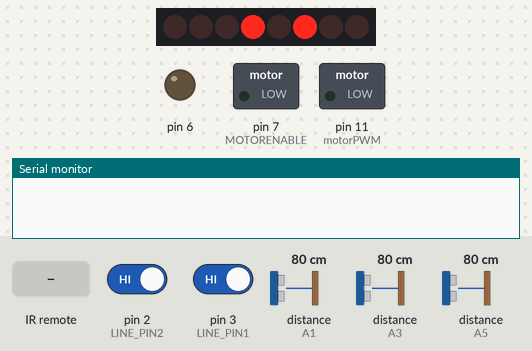
The sketch below on a simulated Arduino Uno, built with avr-gcc and run on an emulated ATmega328P. On the bench: 8 shift-register outputs drawn as a row of LEDs (first output left, lit = HIGH), switched loads named in the sketch (green lamp = pin HIGH), output pins drawn as LEDs (lit = HIGH), the last lines printed to the serial monitor. Wiring (inferred from the names in the program): shift register (74HC595): data pin 8; shift clock pin 4; latch pin 12. Wiring (inferred from the signals the program sends): row of LEDs: on Q0, Q1, Q2, Q3, Q4, Q5, Q6, Q7. Inputs (shaded band) come from the test bench; at power-on: distance to the obstacle (sensors on A3, A1, A5) 80 cm, pin 3 (LINE_PIN1) HIGH, pin 2 (LINE_PIN2) HIGH. The echo pulse lasts 58.3 µs per cm; pins used as bus, display or sensor lines are not drawn.

Above: at 1.2 s.
1.3 s: infrared code 0xFFFFFFFF received
3.8 s: distance to the obstacle (sensor on A3) set to 27 cm
6.8 s: distance to the obstacle (sensor on A3) set to 23 cm
At 8.0 s:
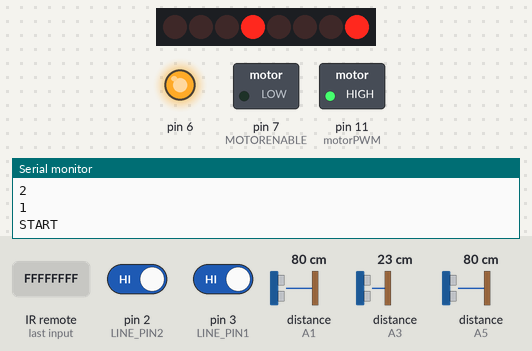
8.4 s: pin 3 (LINE_PIN1) driven LOW
At 8.7 s:
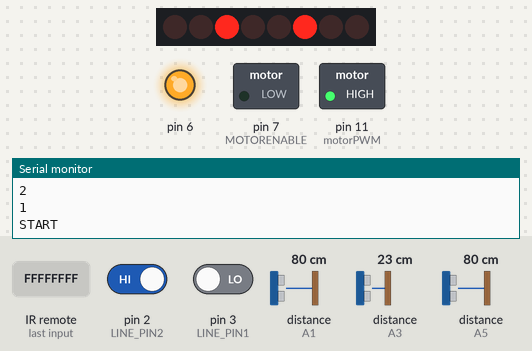
9.9 s: pin 2 (LINE_PIN2) driven LOW
At 11.1 s:
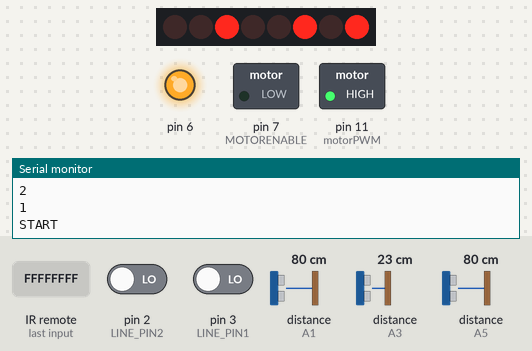
11.4 s: pin 2 (LINE_PIN2) driven HIGH
At 12.0 s:
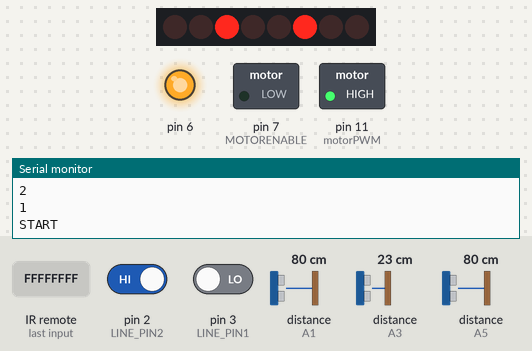
Timing chart, 0 to 13.9 s (numbered marks = the images above; inputs shaded):
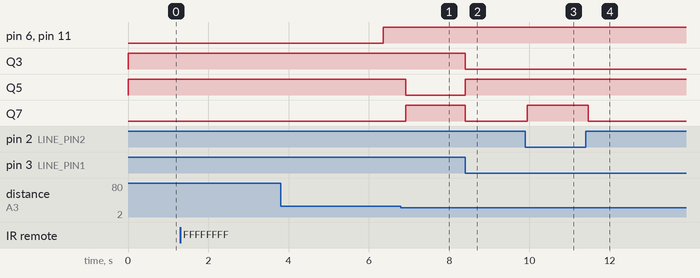

Measured:
- the behaviour switches between 26 and 25 cm on distance to the obstacle (sensor on A3) (found by bisection; images 0 and 1)
- after the input at 6.8 s, Q5: HIGH → LOW after 0.11 s; Q7: LOW → HIGH after 0.11 s
- after the input at 8.4 s, Q3, Q7: HIGH → LOW at once; Q5: LOW → HIGH at once
- after the input at 9.9 s, Q7: LOW → HIGH at once
- after the input at 11.4 s, Q7: HIGH → LOW after 0.06 s

The sketch:

sketch_sumo.ino
```cpp
#include <NewPing.h>
#include <IRremote.h>
#include <Servo.h>
#include "pinDefinitions.h"

NewPing sonar1(SONIC_TRIGGER1, SONIC_ECHO1, MAX_SONIC);
NewPing sonar2(SONIC_TRIGGER2, SONIC_ECHO2, MAX_SONIC);
NewPing sonar3(SONIC_TRIGGER3, SONIC_ECHO3, MAX_SONIC);
IRrecv  irrecv(IR_PIN);
decode_results ir1;

void setup() {
	irrecv.enableIRIn();
	pinMode(LINE_PIN1, INPUT_PULLUP);
	pinMode(LINE_PIN2, INPUT_PULLUP);
	pinMode(LED_STATUS, OUTPUT);
	attachInterrupt(digitalPinToInterrupt(LINE_PIN1), avoidFrontLeft, LOW);
	attachInterrupt(digitalPinToInterrupt(LINE_PIN2), avoidFrontRight, LOW);
	digitalWrite(LED_STATUS, LOW);
	Serial.begin(9600);
}

enum mode {
	ROAM,
	BACKOFF,
	ATTACK,
	FIND
};

mode state = ROAM;
byte onOff = 0;

#define sonarL sonar2
#define sonarR sonar3
#define sonarF sonar1

void loop() {
	if(irrecv.decode(&ir1)) {
		if(ir1.value == 4294967295) {
			if(onOff == 0) {
				Serial.println("5");
				digitalWrite(LED_STATUS, HIGH);
				delay(1000);
				Serial.println("4");
				digitalWrite(LED_STATUS, LOW);
				delay(1000);
				Serial.println("3");
				digitalWrite(LED_STATUS, HIGH);
				delay(1000);
				Serial.println("2");
				digitalWrite(LED_STATUS, LOW);
				delay(1000);
				Serial.println("1");
				digitalWrite(LED_STATUS, HIGH);
				delay(1000);
				Serial.println("START");
				onOff = 1;
			} else {
				Serial.println("STOP");
				digitalWrite(LED_STATUS, LOW);
				onOff = 0;
			}
		}
		irrecv.resume();
	}
	if(onOff) {
		mainLoop();
	} else {
		goForward(0);
	}
	delay(75);
}
```

behavior.ino
```cpp
#define maxSpeed 255

void mainLoop() {
	switch(state) {
		case FIND:
			if(readSonic(sonarF) > 1) { // if enemy in front of
				state = ATTACK;
				break;
			}
			if(readSonic(sonarL) > 1) { // if enemy on the left
				goTurnL(maxSpeed);
				state = FIND;
				break;
			}
			if(readSonic(sonarR) > 1) { // if enemy on the right
				goTurnR(maxSpeed);
				state = FIND;
				break;
			}
			state = ROAM; // else wander
			break;
		case ATTACK:
			goForward(maxSpeed);
			state = FIND;
			break;
		case ROAM:
			goForward(maxSpeed);
			state = FIND;
			break;
	}
}

void avoidFront() {
	if(onOff) {
		goBackwards(maxSpeed); // go back
		delay(1500);
		goTurnR(maxSpeed); // turn around
		delay(350);
	}
}

void avoidFrontLeft() {
	if(onOff) {
		if(readLine(LINE_PIN2)) {
			goTurnR(maxSpeed); // turn right
			delay(850);
		} else {
			avoidFront(); // both sensors see the line
		}
	}
}

void avoidFrontRight() {
	if(onOff) {
		if(readLine(LINE_PIN1)) {
			goTurnL(maxSpeed); // turn left
			delay(850);
		} else {
			avoidFront(); // both sensors see the line
		}
	}
}
```

hardwareControl.ino
```cpp
// SENSORS
bool readLine(byte pin) {
	return digitalRead(pin) == HIGH;
}

int readSonic(NewPing sonar) {
	return sonar.ping_cm() + 1;// sensor gives distance 1 cm shorter than real value
}

// MOTORS
void goForward(byte speed) {
	motor(1, BACKWARD, speed);
	motor(2, FORWARD, speed);
}

void goBackwards(byte speed) {
	motor(1, FORWARD, speed);
	motor(2, BACKWARD, speed);
}

void goTurnR(byte speed) {
	motor(1, FORWARD, speed);
	motor(2, FORWARD, speed);
}

void goArcR(byte speed, byte delta) {
	motor(1, BACKWARD, speed + delta);
	motor(2, FORWARD, speed - delta);
}

void goTurnL(byte speed) {
	motor(1, BACKWARD, speed);
	motor(2, BACKWARD, speed);
}

void goArcL(byte speed, byte delta) {
	motor(1, FORWARD, speed - delta);
	motor(2, BACKWARD, speed + delta);
}
```

pinDefinitions.h
```cpp
#ifndef DEFINITIONS_H
#define DEFINITIONS_H

#define SONIC_TRIGGER1 A0
#define SONIC_TRIGGER2 A2
#define SONIC_TRIGGER3 A4
#define SONIC_ECHO1    A1
#define SONIC_ECHO2    A3
#define SONIC_ECHO3    A5
#define IR_PIN         13
#define LINE_PIN1      3
#define LINE_PIN2      2
#define MOTOR_A_1      2
#define MOTOR_B_1      3
#define MOTOR_A_2      5
#define MOTOR_B_2      7
#define MOTOR_PWM_1    11
#define MOTOR_PWM_2    6
#define MOTORLATCH 12
#define MOTORCLK 4
#define MOTORENABLE 7
#define MOTORDATA 8
#define LED_STATUS     12

#define MAX_SONIC      25

#define FORWARD 1
#define BACKWARD 2
#define BRAKE 3
#define RELEASE 4

#endif
```

servo.ino
```cpp
//utilize Servo.h
void motor(int nMotor, int command, int speed)
{
  int motorA, motorB;

  if (nMotor >= 1 && nMotor <= 4)
  {
    switch (nMotor)
    {
    case 1:
      motorA   = MOTOR_A_1;
      motorB   = MOTOR_B_1;
      break;
    case 2:
      motorA   = MOTOR_A_2;
      motorB   = MOTOR_B_2;
      break;
    default:
      break;
    }

    switch (command)
    {
    case FORWARD:
      motor_output (motorA, HIGH, speed);
      motor_output (motorB, LOW, -1);     // -1: no PWM set
      break;
    case BACKWARD:
      motor_output (motorA, LOW, speed);
      motor_output (motorB, HIGH, -1);    // -1: no PWM set
      break;
    case BRAKE:
      motor_output (motorA, LOW, 255); // 255: fully on.
      motor_output (motorB, LOW, -1);  // -1: no PWM set
      break;
    case RELEASE:
      motor_output (motorA, LOW, 0);  // 0: output floating.
      motor_output (motorB, LOW, -1); // -1: no PWM set
      break;
    default:
      break;
    }
  }
}

void motor_output (int output, int high_low, int speed)
{
  int motorPWM;

  switch (output)
  {
  case MOTOR_A_1:
  case MOTOR_B_1:
    motorPWM = MOTOR_PWM_1;
    break;
  case MOTOR_A_2:
  case MOTOR_B_2:
    motorPWM = MOTOR_PWM_2;
    break;
  default:
    // Use speed as error flag, -3333 = invalid output.
    speed = -3333;
    break;
  }

  if (speed != -3333)
  {
    shiftWrite(output, high_low);

    // set PWM only if it is valid
    if (speed >= 0 && speed <= 255)
    {
      analogWrite(motorPWM, speed);
    }
  }
}

void shiftWrite(int output, int high_low)
{
  static int latch_copy;
  static int shift_register_initialized = false;

  if (!shift_register_initialized)
  {
    pinMode(MOTORLATCH, OUTPUT);
    pinMode(MOTORENABLE, OUTPUT);
    pinMode(MOTORDATA, OUTPUT);
    pinMode(MOTORCLK, OUTPUT);

    digitalWrite(MOTORDATA, LOW);
    digitalWrite(MOTORLATCH, LOW);
    digitalWrite(MOTORCLK, LOW);
    digitalWrite(MOTORENABLE, LOW);

    latch_copy = 0;

    shift_register_initialized = true;
  }

  bitWrite(latch_copy, output, high_low);

  shiftOut(MOTORDATA, MOTORCLK, MSBFIRST, latch_copy);
  delayMicroseconds(5);
  digitalWrite(MOTORLATCH, HIGH);
  delayMicroseconds(5);
  digitalWrite(MOTORLATCH, LOW);
}
```
